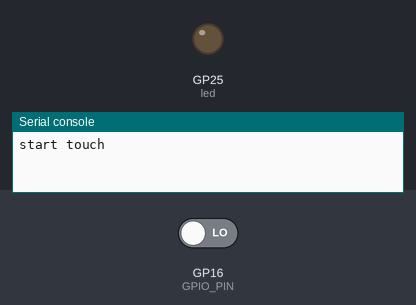
A program run on a simulated Raspberry Pi Pico running MicroPython. Parts: output pins drawn as LEDs (lit = HIGH), the last lines printed to the serial console. Dashed ring = blinking. The test bench sets the inputs (shaded band); at power-on: GP16 (GPIO_PIN) LOW.

Above: at 1.2 s.
1.3 s: GP16 (GPIO_PIN) driven HIGH
At 2.8 s:
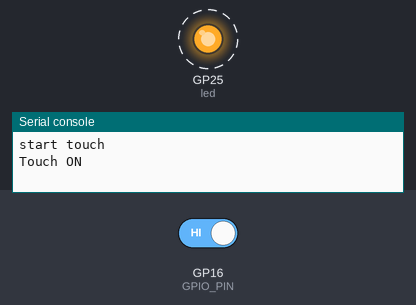
5.4 s: GP16 (GPIO_PIN) driven LOW
At 6.1 s:
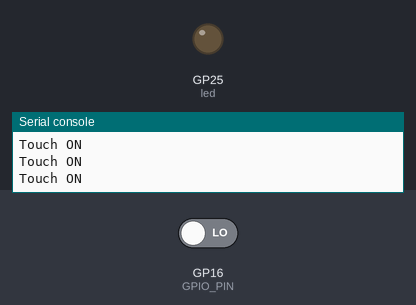
Timing chart, 0 to 8.4 s (numbered marks = the images above; inputs shaded):
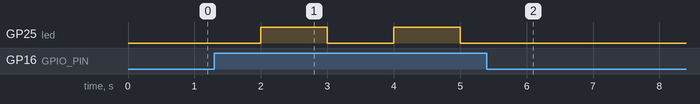

The program:

TTP223.py
```python
from utime import sleep
from machine import Pin
import utime

try:
    TTP223_PIN = 16
    GPIO_PIN = Pin(TTP223_PIN, Pin.IN)

    led = Pin('WL_GPIO0', Pin.OUT)  # 板载LED连到WL_GPIO0
    led.value(0)

    print("start touch")
    while True:
        touch = GPIO_PIN.value()
        if touch == 1:
            led.toggle()
            print('Touch ON')
        sleep(1)

except KeyboardInterrupt:
    print('bye')
```

Measured:
- after the input at 1.3 s, GP25 (led): alternates HIGH for 1.0 s and LOW for 1.0 s, starting after 0.70 s
- after the input at 5.4 s, GP25 (led): stops changing and stays LOW
